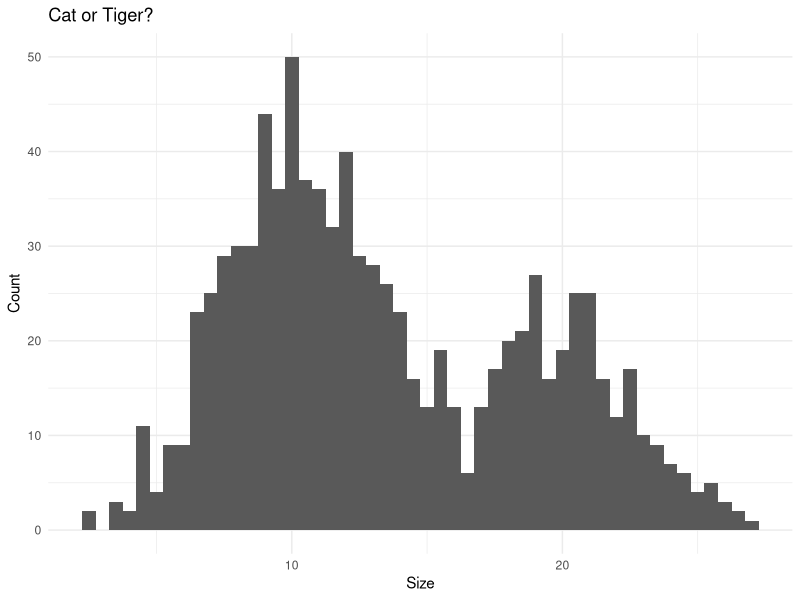

Reproduce this figure in R. (Note: this script raises an error after producing the figure.)
#################################################
# Simulate data
#################################################

set.seed(2)
data <- data.frame(x = c(rnorm(600, 10, 2.7), rnorm(300, 20, 2.7)))
data <- data[sample.int(900),,drop=F]

library(ggplot2)
ggplot(data, aes(x = x)) + geom_histogram(binwidth = 0.5) + theme_bw() +
  theme(panel.border = element_blank(), axis.ticks = element_blank()) + ylab("Count") + xlab("Size") + ggtitle("Cat or Tiger?")

#################################################
# Build Model
#################################################

varDim <- c(2, 100)
facPot <- list(multinomialPotential(dim = c(1, 2)),
               normalPotential(dim = c(2, 100)))
facNbs <- list(c(1),
               c(1,2))
mixDfg <- dfg(varDim = varDim, facPot = facPot, facNbs = facNbs, varNames = c("H", "X"), facNames = c("Prior H", "X | H"))
plot(mixDfg)

#################################################
# Format data
#################################################

library(dplyr)
library(dplyr)
data_discrete <- data %>%
  mutate(H = NA) %>%
  mutate(X = as.integer(cut(x, breaks = seq(0,30,length.out = 101), labels = c(1:100)))) %>%
  select(H, X)

#################################################
# Train model
#################################################

optimFun <- list(mixNorm = normOptimize(range = c(0, 30)))
train(data_discrete, mixDfg, optim = c("row", "mixNorm"), optimFun = optimFun, iter.max = 500)

#################################################
# Inspect
#################################################

pot <- potentials(mixDfg)[[2]]
library(reshape2)
pot_df <- melt(pot)
pot_df$size <- seq(0, 30, length.out = 101)[pot_df$Var2]
pot_df$Var1 <- as.factor(pot_df$Var1)
ggplot(pot_df, aes(x = size, y = value, colour = as.factor(Var1))) + geom_line()

mixMps <- mps(data = data_discrete, dfg = mixDfg)
head(mixMps, 10)